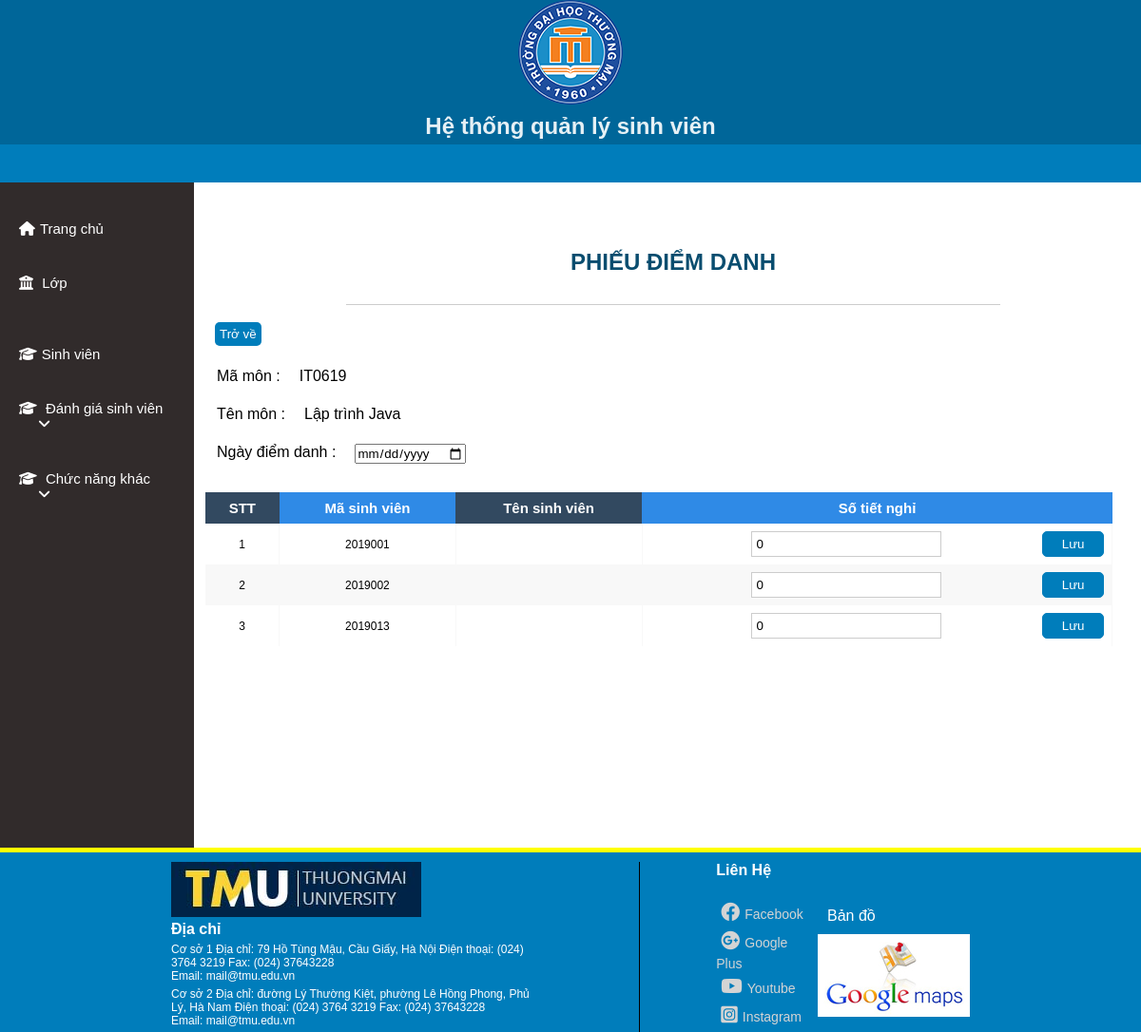
Page /quanlydiemdanh/phieudiemdanh.php?id=IT0619 on the committed database.
### tables this page shows
CREATE TABLE `mon` (
  `MaMon` varchar(11) NOT NULL,
  `TenMon` varchar(50) NOT NULL,
  `SoTC` int(5) NOT NULL
);

CREATE TABLE `diemdanh` (
  `BanGhi` int(11) NOT NULL,
  `MaMon` varchar(11) NOT NULL,
  `MaSV` int(11) NOT NULL,
  `TietNghi` int(11) NOT NULL
);

### quanlydiemdanh/phieudiemdanh.php (the view, shortened to what this page needs)
<?php
    $conn = mysqli_connect("localhost", "root", "08122001tT", "datasv") or die("Connection failed !");
    mysqli_set_charset($conn, 'utf8');
    $id = isset($_GET['id']) ? $_GET['id'] : '';
    if ($id){
        $sql = "select * from diemdanh where MaMon like '$id' order by MaMon";
        $query = mysqli_query($conn, $sql);
        $data = array();
        while ($row = mysqli_fetch_array($query)){
            $data[] = $row;
        }
        $sql_mon = "select * from mon where MaMon like '$id' order by MaMon";
        $query_mon = mysqli_query($conn, $sql_mon);
        while ($fetch = mysqli_fetch_array($query_mon)){
            $mon = $fetch;
        }
    }
?>
<!DOCTYPE html>
<html lang="en">
<head>
    <link rel="stylesheet"
          href="../styleAdmin.css">
    <link rel="stylesheet"
          href="https://cdnjs.cloudflare.com/ajax/libs/font-awesome/6.1.1/css/all.min.css">
</head>
<body>
    <?php include("../header.php"); ?>
    <?php include("../nav.php"); ?>
    <section>
        <div class="section-contain">
            <?php include("../menu.php"); ?>
            <div id="showFunction">
                <div class="head_title">
                    <h1>PHIẾU ĐIỂM DANH</h1>
                </div>
                <br>
                <input onclick="window.location = 'chonmon.php'"
                       type="button"
                       class="back"
                       value="Trở về" /> <br> <br>
                <table class="title-table">
                    <tr>
                        <td>Mã môn : </td>
                        <td><?php echo $mon['MaMon'] ?></td>
                    </tr>
                    <tr>
                        <td>Tên môn : </td>
                        <td><?php echo $mon['TenMon'] ?></td>
                    </tr>
                    <tr>
                        <td>Ngày điểm danh : </td>
                        <td>
                            <form action=""
                                  method="get">
                                <input type="date"
                                       name="date">
                            </form>
                        </td>
                    </tr>
                </table>
                <br>
                <div class="table wrapper">
                    <table class="fl-table">
                        <thead>
                            <tr>
                                <th>STT</th>
                                <th>Mã sinh viên</th>
                                <th>Tên sinh viên</th>
                                <th>Số tiết nghỉ</th>
                            </tr>
                        </thead>
                        <?php $dem = 0;
        foreach ($data as $item){
            $dem++;
        ?>
                        <tr>
                            <td><?php echo $dem; ?></td>
                            <td>
                                <?php echo $item['MaSV'] ?>
                            </td>
                            <td> <?php $sql_tksv = mysqli_query($conn, "select * from sinhvien where MaSV = {$item['MaSV']}");
            ?></td>
                            <td>
                                <form method="get">
                                    <input type="number"
                                           name="tietNghi"
                                           class="edit_sinhvien"
                                           value="0">
                                    <input type="submit"
                                           name="diemdanh"
                                           class="btnSave"
                                           value="Lưu" />
                                </form>
                            </td>
                        </tr>
                        <?php }
        ?>
                    </table>
                </div>
            </div>
        </div>
    </section>
    <?php include("../footer.php"); ?>
</body>
</html>

### styleAdmin.css (style rules this page uses)
* { padding: 0; margin: 0; box-sizing: border-box; font-family: sans-serif; }
section { text-align: center; }
#showFunction { margin: 40px 0 0 5px; height:100%; float: right; width: 82%; border-radius: 5px; }
.fl-table { border-radius: 5px; font-size: 15px; font-weight: normal; border: none; width: 97%; border-collapse: collapse; white-space: nowrap; background-color: white; margin-right: 10px; }
.fl-table td, .fl-table th { text-align: center; padding: 8px; }
.fl-table td { border-right: 1px solid #f8f8f8; font-size: 12px; }
.fl-table thead th { color: #ffffff; background: #2f8ae6; }
.fl-table thead th:nth-child(odd) { color: #ffffff; background: #324960; }
.fl-table tr:nth-child(even) { background: #F8F8F8; }
.title-table td { padding: 10px; float: left; }
.btnSave { float: right; border: 1px solid #007dbb; border-radius: 5px; padding:5px 20px; background-color:#007dbb; color:white; }
.edit_sinhvien { border: 1px solid #ccc; padding:5px; width: 200px; }
h1 { margin: 30px; color:#094d6f; }
.head_title { margin: 0 auto; width : 70%; align-items: center; text-align: center; border-bottom: 1px solid #ccc; }
.back { margin-left: 10px; padding: 5px; float: left; border: none; background-color: #007dbb; color: white; border-radius: 5px; cursor: pointer; }

### rows in the picture
mon: MaMon "IT0619", TenMon "Lập trình Java"
diemdanh: MaSV "2019001"
diemdanh: MaSV "2019002"
diemdanh: MaSV "2019013"
